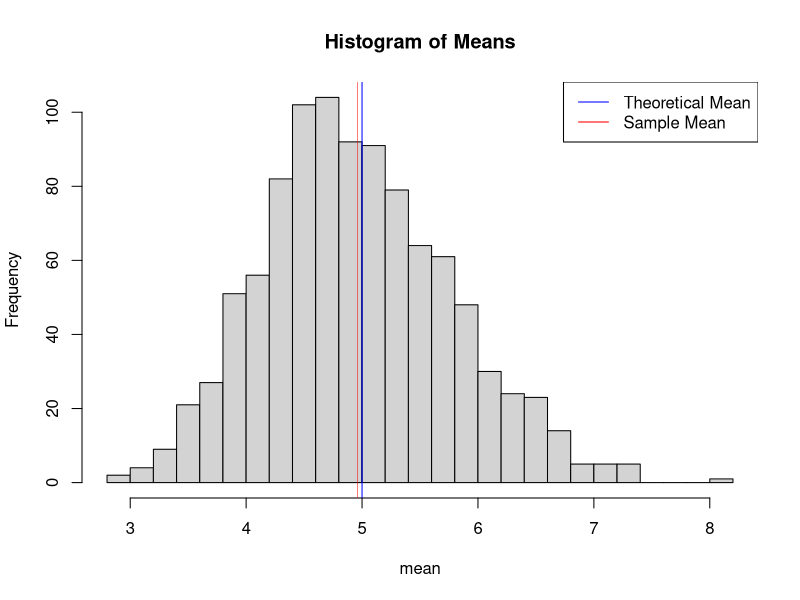
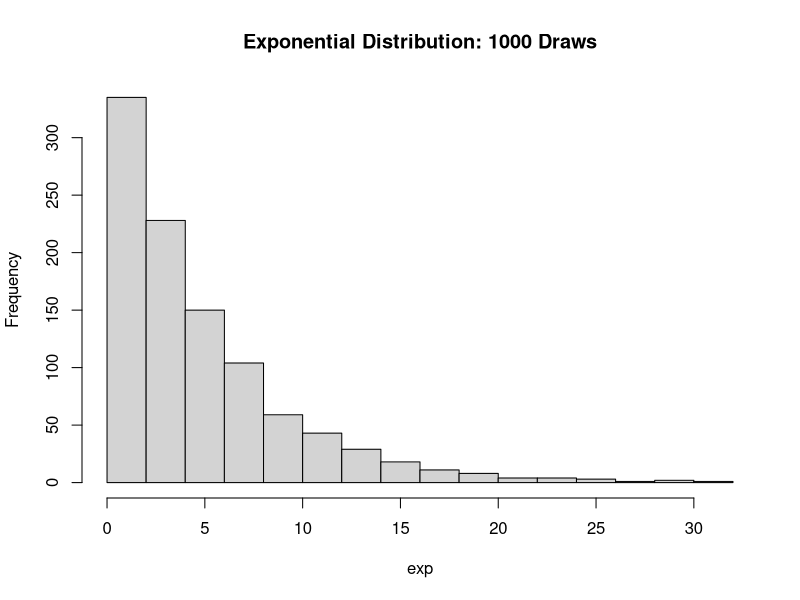
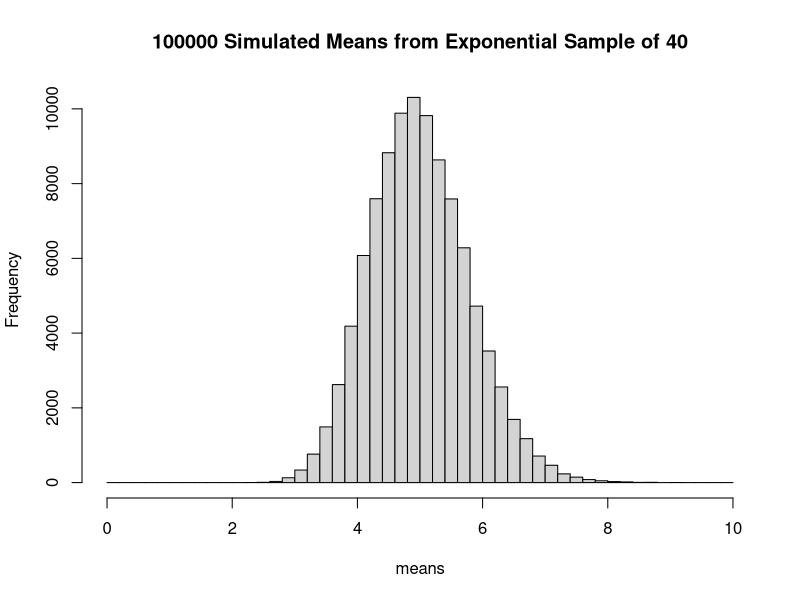

Reproduce these figures in R, in order.
## ---- chunk 1
lambda <- .2
## ---- chunk 2
mean <- numeric(40)
for (i in 1:1000){
  mean[i]<- mean(rexp(40, rate = lambda))
}
## ---- chunk 3
mean(mean)
## ---- chunk 4
abs(mean(mean)-5)
## ---- chunk 5
hist(mean, breaks=20, main="Histogram of Means")
abline(v = 5, col = "blue", lwd = 1)
abline(v = mean(mean), col = "red", lwd = .5)
legend("topright", col = c("blue","red") , lty=c(1,1),  legend = c("Theoretical Mean", "Sample Mean"))
## ---- chunk 6
(1/(lambda)^2)/40
## ---- chunk 7
var(mean)
## ---- chunk 8
abs((1/(lambda)^2)/40-var(mean))
## ---- chunk 9
exp <- numeric(1000)
exp <- rexp(1000, lambda)
hist(exp, main = "Exponential Distribution: 1000 Draws", breaks = 20)
## ---- chunk 10
means <- numeric(100000)
for (i in 1:100000){
  means[i] <- mean(rexp(40, lambda))
}
hist(means, main="100000 Simulated Means from Exponential Sample of 40", breaks=seq(from=0, to=10, by=.2))
